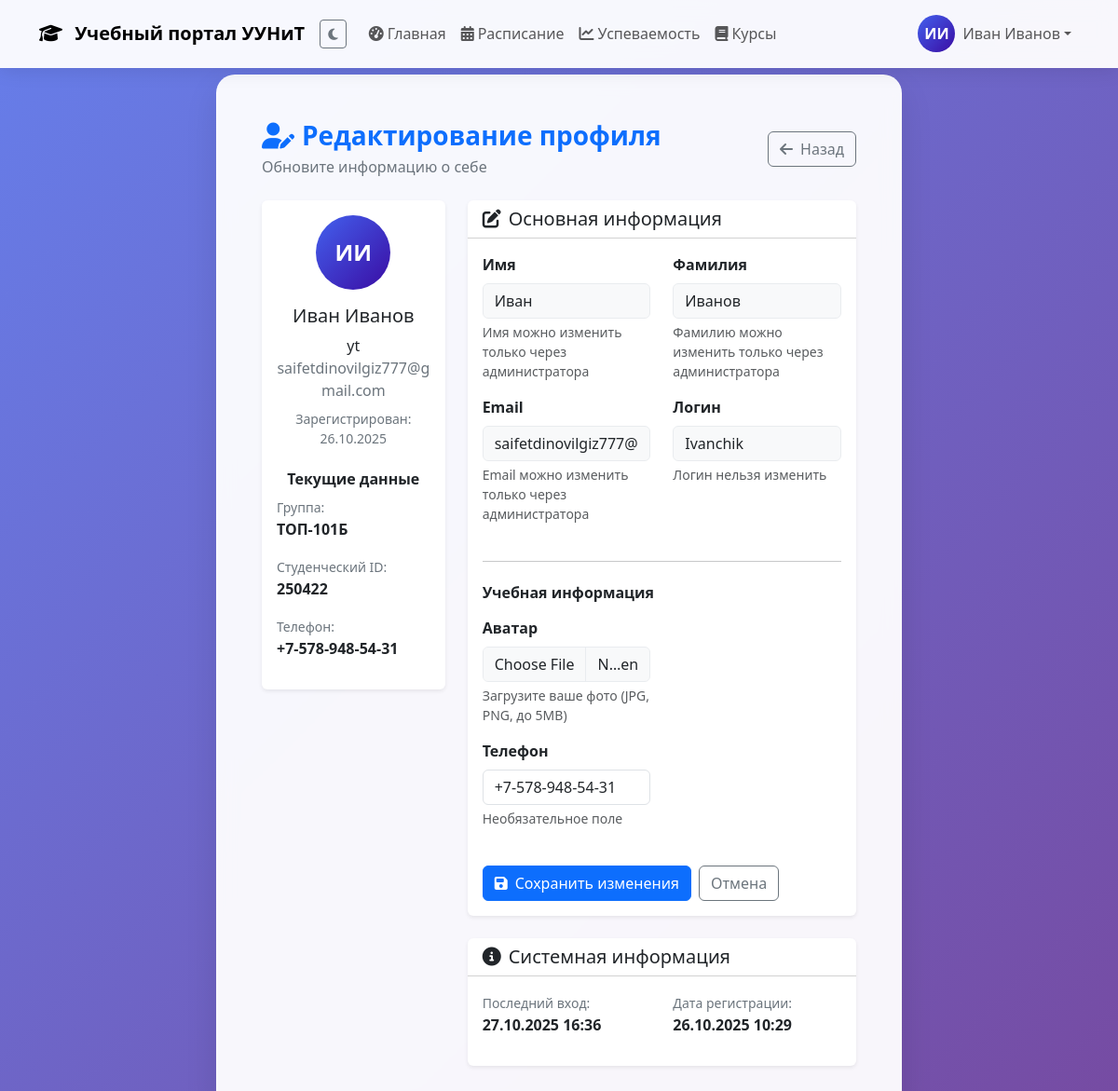
/dashboard/profile/ (signed in), run on the app's committed database.
### main/models.py (models this page shows, shortened)
class StudentProfile(models.Model):
    user = models.OneToOneField(User, on_delete=models.CASCADE)
    group = models.CharField(max_length=20, verbose_name='Группа', blank=True)
    student_id = models.CharField(max_length=20, verbose_name='Студенческий билет', blank=True)
    phone = models.CharField(max_length=20, verbose_name='Телефон', blank=True)
    avatar = models.ImageField(upload_to='avatars/', null=True, blank=True)

### main/views.py (the view)
# urls.py: path('dashboard/profile/', views.profile_update, name='profile_update'),
@login_required
def profile_update(request):
    try:
        profile = request.user.studentprofile
    except StudentProfile.DoesNotExist:
        profile = StudentProfile.objects.create(user=request.user)
    if request.method == 'POST':
        print("=== DEBUG PROFILE UPDATE ===")
        print("POST data:", request.POST)
        print("FILES:", request.FILES)
        print("Current avatar:", profile.avatar)
        form = ProfileUpdateForm(request.POST, request.FILES, instance=profile)
        if form.is_valid():
            profile = form.save()
            print("Profile saved successfully")
            print("New avatar:", profile.avatar)
            print("Avatar URL:", profile.avatar.url if profile.avatar else "No avatar")
            messages.success(request, 'Профиль успешно обновлен!')
            return redirect('dashboard')
        else:
            print("Form errors:", form.errors)
            messages.error(request, 'Пожалуйста, исправьте ошибки в форме.')
    else:
        form = ProfileUpdateForm(instance=profile)
    return render(request, 'main/profile_update.html', {'form': form, 'profile': profile})

### main/forms.py
class ProfileUpdateForm(forms.ModelForm):
    class Meta:
        model = StudentProfile
        fields = ['group', 'student_id', 'phone', 'avatar']
        widgets = {
            'group': forms.TextInput(attrs={
                'class': 'form-control',
                'placeholder': 'ТОП-101Б'
            }),
            'student_id': forms.TextInput(attrs={
                'class': 'form-control',
                'placeholder': '255077'
            }),
            'phone': forms.TextInput(attrs={
                'class': 'form-control',
                'placeholder': '+7 (XXX) XXX-XX-XX'
            }),
            'avatar': forms.FileInput(attrs={
                'class': 'form-control',
                'accept': 'image/*'
            }),
        }

### main/templates/main/profile_update.html (shortened to what this page needs)
{% extends 'main/base.html' %}
{% load static %}
{% block content %}
<div class="row justify-content-center">
    <div class="col-12 col-lg-8">
        <div class="welcome-card p-4 p-md-5">
            <div class="d-flex justify-content-between align-items-center mb-4">
                <div>
                    <h1 class="h3 fw-bold text-primary mb-1">
                        <i class="fas fa-user-edit me-2"></i>Редактирование профиля
                    </h1>
                    <p class="text-muted mb-0">Обновите информацию о себе</p>
                </div>
                <a href="{% url 'dashboard' %}" class="btn btn-outline-secondary">
                    <i class="fas fa-arrow-left me-2"></i>Назад
                </a>
            </div>
            <div class="row">
                <div class="col-md-4 mb-4">
                    <div class="card border-0 shadow-sm">
                        <div class="card-body text-center">
                            {% if profile.avatar %}
                                <img src="{{ profile.avatar.url }}" alt="Аватар" class="rounded-circle mb-3" style="width: 80px; height: 80px; object-fit: cover;">
                            {% else %}
                                <div class="user-avatar mx-auto mb-3" style="width: 80px; height: 80px; font-size: 24px;">
                                    {{ user.first_name|first }}{{ user.last_name|first }}
                                </div>
                            {% endif %}
                            <h5 class="card-title">{{ user.get_full_name }}</h5>yt
                            <p class="text-muted mb-2">{{ user.email }}</p>
                            <p class="text-muted small">Зарегистрирован: {{ user.date_joined|date:"d.m.Y" }}</p>
                            <div class="mt-4">
                                <h6 class="fw-semibold">Текущие данные</h6>
                                <div class="text-start">
                                    <small class="text-muted">Группа:</small>
                                    <p class="fw-semibold">{{ profile.group }}</p>
                                    <small class="text-muted">Студенческий ID:</small>
                                    <p class="fw-semibold">{{ profile.student_id }}</p>
                                    {% if profile.phone %}
                                    <small class="text-muted">Телефон:</small>
                                    <p class="fw-semibold">{{ profile.phone }}</p>
                                    {% endif %}
                                </div>
                            </div>
                        </div>
                    </div>
                </div>
                <div class="col-md-8">
                    <div class="card border-0 shadow-sm">
                        <div class="card-header bg-transparent">
                            <h5 class="card-title mb-0">
                                <i class="fas fa-edit me-2"></i>Основная информация
                            </h5>
                        </div>
                        <div class="card-body">
                            <form method="post" action="{% url 'profile_update' %}" enctype="multipart/form-data">
                                <div class="row">
                                    <div class="col-md-6 mb-3">
                                        <label class="form-label fw-semibold">Имя</label>
                                        <input type="text" class="form-control" value="{{ user.first_name }}" readonly>
                                        <div class="form-text">Имя можно изменить только через администратора</div>
                                    </div>
                                    <div class="col-md-6 mb-3">
                                        <label class="form-label fw-semibold">Фамилия</label>
                                        <input type="text" class="form-control" value="{{ user.last_name }}" readonly>
                                        <div class="form-text">Фамилию можно изменить только через администратора</div>
                                    </div>
                                </div>
                                <div class="row">
                                    <div class="col-md-6 mb-3">
                                        <label class="form-label fw-semibold">Email</label>
                                        <input type="email" class="form-control" value="{{ user.email }}" readonly>
                                        <div class="form-text">Email можно изменить только через администратора</div>
                                    </div>
                                    <div class="col-md-6 mb-3">
                                        <label class="form-label fw-semibold">Логин</label>
                                        <input type="text" class="form-control" value="{{ user.username }}" readonly>
                                        <div class="form-text">Логин нельзя изменить</div>
                                    </div>
                                </div>
                                <hr class="my-4">
                                <h6 class="fw-semibold mb-3">Учебная информация</h6>
                               <div class="row">
                                    <div class="col-md-6 mb-3">
                                        <label for="{{ form.avatar.id_for_label }}" class="form-label fw-semibold">Аватар</label>
                                        {{ form.avatar }}
                                        <div class="form-text">Загрузите ваше фото (JPG, PNG, до 5MB)</div>
                                    </div>
                                </div>
                                <div class="row">
                                    <div class="col-md-6 mb-3">
                                        <label for="{{ form.phone.id_for_label }}" class="form-label fw-semibold">Телефон</label>
                                        {{ form.phone }}
                                        <div class="form-text">Необязательное поле</div>
                                    </div>
                                </div>
                                <div class="d-flex gap-2 mt-4">
                                    <button type="submit" class="btn btn-primary">
                                        <i class="fas fa-save me-2"></i>Сохранить изменения
                                    </button>
                                    <a href="{% url 'dashboard' %}" class="btn btn-outline-secondary">
                                        Отмена
                                    </a>
                                </div>
                            </form>
                        </div>
                    </div>
                    <div class="card border-0 shadow-sm mt-4">
                        <div class="card-header bg-transparent">
                            <h5 class="card-title mb-0">
                                <i class="fas fa-info-circle me-2"></i>Системная информация
                            </h5>
                        </div>
                        <div class="card-body">
                            <div class="row">
                                <div class="col-md-6">
                                    <small class="text-muted">Последний вход:</small>
                                    <p class="fw-semibold">
                                        {% if user.last_login %}
                                            {{ user.last_login|date:"d.m.Y H:i" }}
                                        {% else %}
                                            Неизвестно
                                        {% endif %}
                                    </p>
                                </div>
                                <div class="col-md-6">
                                    <small class="text-muted">Дата регистрации:</small>
                                    <p class="fw-semibold">{{ user.date_joined|date:"d.m.Y H:i" }}</p>
                                </div>
                            </div>
                        </div>
                    </div>
                </div>
            </div>
        </div>
    </div>
</div>
{% endblock %}

### main/templates/main/base.html (shortened to what this page needs)
{% load static %}
<!DOCTYPE html>
<html lang="ru" data-theme="light">
<head>
    <link rel="stylesheet" href="https://cdn.jsdelivr.net/npm/bootstrap@5.3.3/dist/css/bootstrap.min.css">
    <link rel="stylesheet" href="https://cdnjs.cloudflare.com/ajax/libs/font-awesome/6.5.2/css/all.min.css">
</head>
<body class="theme-transition">
    <nav class="navbar navbar-expand-lg navbar-custom fixed-top">
        <div class="container">
            <a class="navbar-brand fw-bold" href="{% url 'dashboard' %}">
                <i class="fas fa-graduation-cap me-2"></i>
                Учебный портал УУНиТ
            </a>
            <div class="d-flex align-items-center me-3">
                <button class="btn btn-outline-secondary btn-sm theme-toggle" onclick="toggleTheme()">
                    <i class="fas fa-moon" id="theme-icon"></i>
                </button>
            </div>
            <div class="collapse navbar-collapse" id="navbarNav">
                {% if user.is_authenticated %}
                    <ul class="navbar-nav me-auto">
                        <li class="nav-item">
                            <a class="nav-link" href="{% url 'dashboard' %}">
                                <i class="fas fa-tachometer-alt me-1"></i>Главная
                            </a>
                        </li>
                        <li class="nav-item">
                            <a class="nav-link" href="{% url 'schedule' %}">
                                <i class="fas fa-calendar-alt me-1"></i>Расписание
                            </a>
                        </li>
                        <li class="nav-item">
                            <a class="nav-link" href="{% url 'grades' %}">
                                <i class="fas fa-chart-line me-1"></i>Успеваемость
                            </a>
                        </li>
                        <li class="nav-item">
                            <a class="nav-link" href="{% url 'courses' %}">
                                <i class="fas fa-book me-1"></i>Курсы
                            </a>
                        </li>
                    </ul>
                    <div class="navbar-nav ms-auto">
                        <div class="nav-item dropdown">
                            <a class="nav-link dropdown-toggle d-flex align-items-center" href="#" role="button"
                               data-bs-toggle="dropdown" aria-expanded="false">
                                <div class="user-avatar me-2">
                                    {{ user.first_name|first }}{{ user.last_name|first }}
                                </div>
                                <span class="fw-medium">{{ user.first_name }} {{ user.last_name }}</span>
                            </a>
                        </div>
                    </div>
                {% endif %}
            </div>
        </div>
    </nav>
    <div class="main-content">
        <div class="container">
            {% block content %}
            {% endblock %}
        </div>
    </div>
</body>
</html>

### main/templates/main/base.html (style rules this page uses)
:root { --primary: #4361ee; --secondary: #3a0ca3; --success: #4cc9f0; --danger: #f72585; --warning: #f8961e; --light: #f8f9fa; --dark: #212529; --body-bg: #ffffff; --card-bg: #ffffff; --text-color: #212529; --text-muted: #6c757d; --border-color: #dee2e6; }
body { background: linear-gradient(135deg, #667eea 0%, #764ba2 100%); min-height: 100vh; font-family: 'Segoe UI', Tahoma, Geneva, Verdana, sans-serif; background-color: var(--body-bg); color: var(--text-color); transition: all 0.3s ease; }
.navbar-custom { background: rgba(255, 255, 255, 0.95); backdrop-filter: blur(10px); box-shadow: 0 2px 20px rgba(0,0,0,0.1); border-bottom: 1px solid rgba(255, 255, 255, 0.3); transition: all 0.3s ease; }
.user-avatar { width: 40px; height: 40px; border-radius: 50%; background: linear-gradient(135deg, var(--primary), var(--secondary)); display: flex; align-items: center; justify-content: center; color: white; font-weight: bold; font-size: 16px; }
.main-content { margin-top: 80px; min-height: calc(100vh - 80px); }
.welcome-card { background: rgba(255, 255, 255, 0.95); backdrop-filter: blur(10px); border-radius: 20px; box-shadow: 0 15px 35px rgba(0,0,0,0.1); border: 1px solid rgba(255, 255, 255, 0.3); transition: all 0.3s ease; }
.card { background: var(--card-bg); border-color: var(--border-color); color: var(--text-color); transition: all 0.3s ease; }
.form-control, .form-select { background-color: var(--card-bg); border-color: var(--border-color); color: var(--text-color); transition: all 0.3s ease; }
.text-muted { color: var(--text-muted) !important; }
.theme-transition * { transition: background-color 0.3s ease, color 0.3s ease, border-color 0.3s ease; }

### main/templates/main/profile_update.html (style rules this page uses)
.form-control:read-only { background-color: #f8f9fa; border-color: #e9ecef; }
.user-avatar { background: linear-gradient(135deg, var(--primary), var(--secondary)); border-radius: 50%; display: flex; align-items: center; justify-content: center; color: white; font-weight: bold; }

### data on the page
StudentProfile: group "ТОП-101Б", student_id "250422", phone "+7-578-948-54-31"

### other printed values
{{ user.first_name|first }} "И"
{{ user.last_name|first }} "И"
{{ user.first_name }} "Иван"
{{ user.last_name }} "Иванов"
{{ user.get_full_name }} "Иван Иванов"
{{ user.email }} "saifetdinovilgiz777@gmail.com"
{{ user.date_joined|date:"d.m.Y" }} "26.10.2025"
{{ user.last_login|date:"d.m.Y H:i" }} "27.10.2025 16:36"
{{ user.date_joined|date:"d.m.Y H:i" }} "26.10.2025 10:29"
